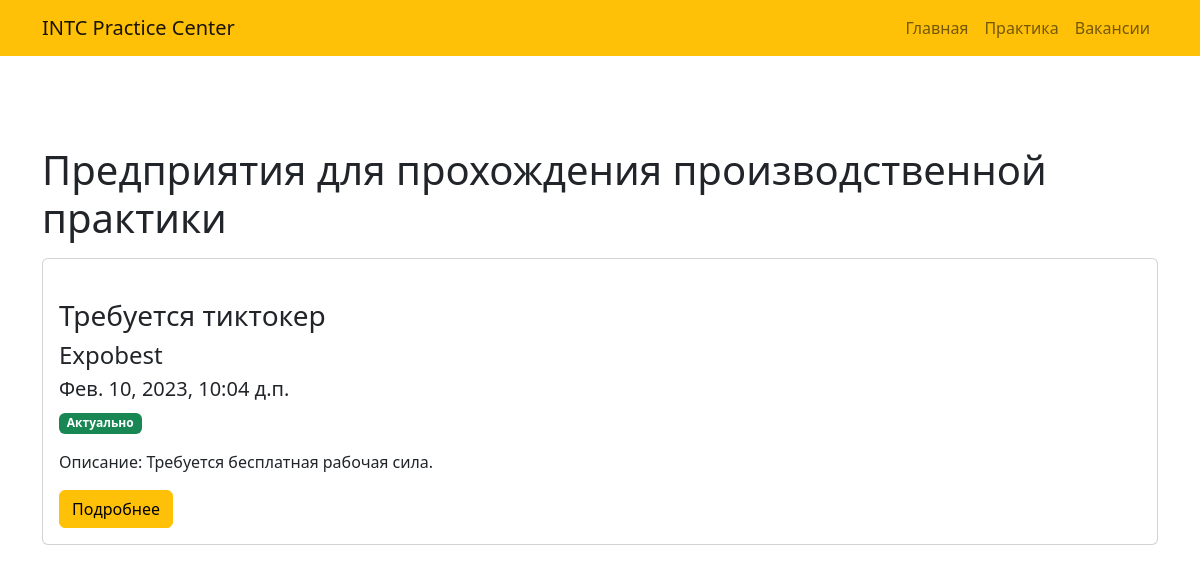
The app's page /practice/all/ with its own data.
### coreApp/models.py (models this page shows, shortened)
class Practice(models.Model):
    title = models.CharField("Заголовок", max_length=255)
    company = models.CharField("Компания", max_length=255)
    postDate = models.DateTimeField("Дата публикации", default=datetime.now)
    logo = models.CharField("Логотип (Ссылка на изображение)", max_length=500)
    description = models.TextField("Описание")
    isActive = models.BooleanField("Добавить/Убрать", default=True)
    linkCompany = models.CharField("Ссылка на компашку", max_length=500)
    class Meta:
        verbose_name = "Практика"
        verbose_name_plural = "Практики"

### coreApp/views.py (the view)
# urls.py: path('practice/all/', views.allPracticePage, name='allPracticePage'),
def allPracticePage(request):
    practices = Practice.objects.all().order_by('-postDate')
    return render(request, "all-practice.html", {
        'practices': practices
    })

### coreApp/templates/all-practice.html (shortened to what this page needs)
{% extends 'base.html' %}
{% load static %}
{% block content %}
    <div class="all-jobs">
        <div class="container">
            <h1 class="mb-3">Предприятия для прохождения производственной практики</h1>
            {% for practice in practices %}
            {% if practice.isActive %}
            <div class="active-jobs mb-5">
                <div class="card mb-3">
                    <div class="card-body">
                        <h3>{{ practice.title }}</h3>
                        <h4>{{ practice.company }}</h4>
                        <h5>{{ practice.postDate }}</h5>
                        <p><span class="badge text-bg-success">Актуально</span></p>
                        <p>Описание: {{ practice.description }}.</p>
                        <a href="{{ practice.linkCompany }}" target="_blank" class="btn btn-warning">Подробнее</a>
                    </div>
                </div>
            </div>
            {% endif %}
            {% endfor %}
        </div>
    </div>
{% endblock %}

### coreApp/static/css/style.css (style rules this page uses)
.all-jobs { padding: 90px 0; }

### records on screen
Practice: title "Требуется тиктокер", company "Expobest", postDate "Фев. 10, 2023, 10:04 д.п.", description "Требуется бесплатная рабочая сила"
